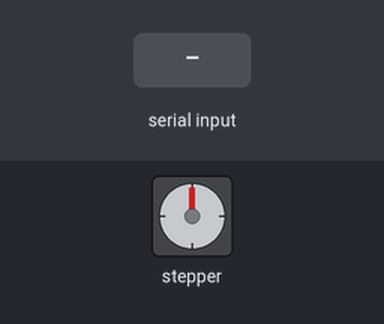
The sketch below on a simulated Arduino Mega 2560, built with avr-gcc and run on an emulated ATmega2560. Parts: stepper motor. Inputs (shaded band) come from the test bench. Stepper angles assume 4096 steps per turn; what the sketch prints to the serial monitor is not drawn.

Above: at 0.15 s.
At 1.2 s:
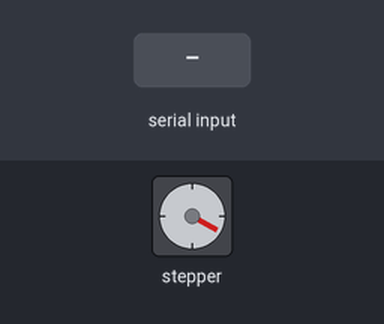
1.3 s: "1" received over the second serial link
At 1.65 s:
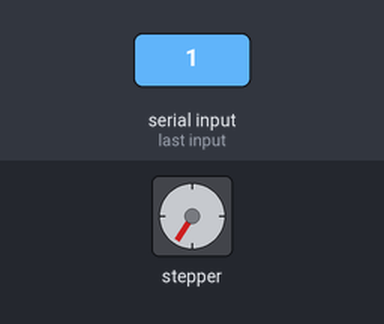
Timing chart, 0 to 16.3 s (numbered marks = the images above; inputs shaded):
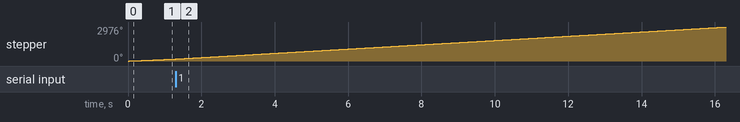

The sketch:

test.ino
```cpp
#include <AccelStepper.h>
#define HALFSTEP 8

#define mtrPin1  9
#define mtrPin2  10
#define mtrPin3  11
#define mtrPin4  12

int maxDistance = 2000;
int distance = 2000;
int toggleDirection = 1;
int togglePower = 100;

AccelStepper stepper1(HALFSTEP, mtrPin1, mtrPin3, mtrPin2, mtrPin4);

/**
 *  Serial1 is pins 19 RX and 18 TX
 *  Bluetooth RX goes to Arduino TX
 *  Bluetooth TX goes to Arduino RX
 *
 */
void setup() {
  stepper1.setMaxSpeed(2000.0);
  stepper1.setAcceleration(8000.0);
  stepper1.setSpeed(2000);
  stepper1.moveTo(distance);

  Serial.begin(9600);
  Serial1.begin(9600);

  Serial.print("Welcome to the Otto Cycle Calculator!");
}

void loop() {

  stepper1.move(distance);
  stepper1.run();

  if (Serial1.available()) {
    int val = Serial1.read();
    int directionL = val / 100;
    int power = val % 100;

    if (directionL == 1 && toggleDirection != 1) {
      distance = 2000;
      toggleDirection = 1;
    } else if (directionL == 2 && toggleDirection != 2) {
      distance = -2000;
      toggleDirection = 2;
    }

    if (togglePower != power) {
      if (distance > 0) {
        stepper1.setSpeed(maxDistance * 0.1 * power);
        stepper1.setMaxSpeed(maxDistance * 0.1 * power);
      } else {
        stepper1.setSpeed(-(maxDistance) * 0.1 * power);
        stepper1.setMaxSpeed(-(maxDistance) * 0.1 * power);
      }
      togglePower = power;
    }
  }

}
```
